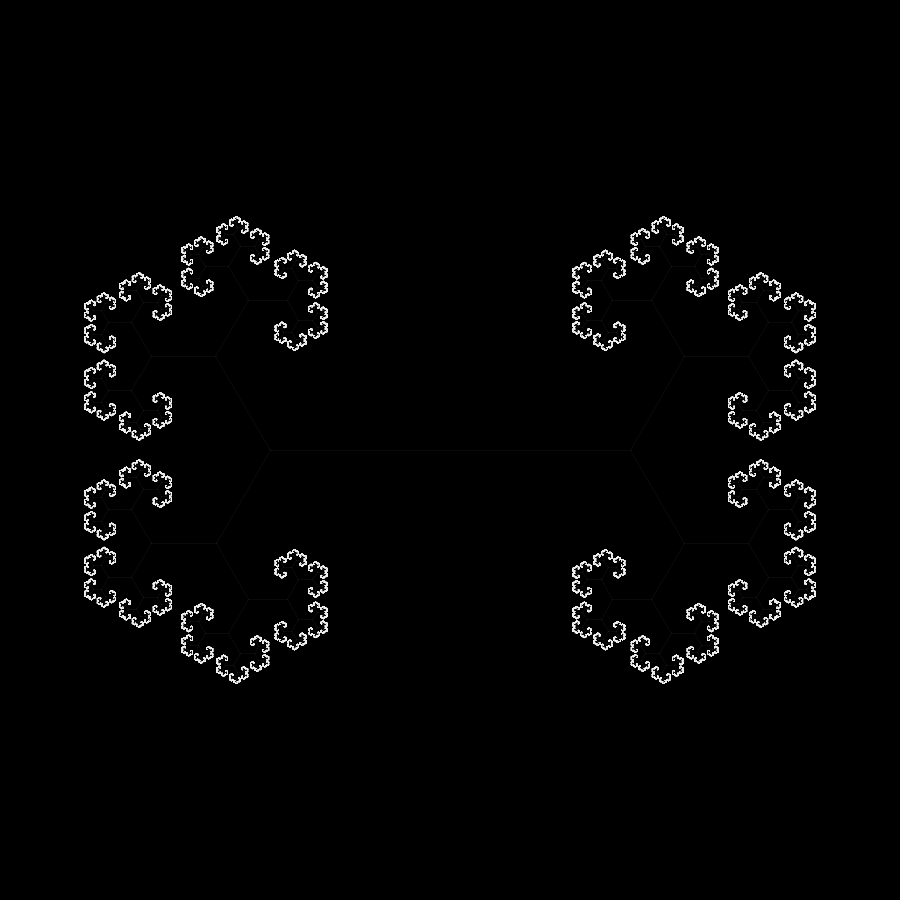
Frame 1 (no input)
Frame 60 (the mouse pressed at the canvas centre just before this capture): identical to frame 1, image omitted
Frame 120 (the mouse held since frame 60 and released just before this capture): identical to frame 1, image omitted

The Processing sketch that drew this single still picture (run headless with seeded random() and noise(); from frame 60 on, the mouse is pressed at the canvas centre):

// Processing sketch: fractal_02
// ── fractal_02.pde
// java version of the fractal root whorl
Whorl mainwhorl;

// the binary root that grows
class Root{
  float x,y,r,br,lim,a,ba;
  Root ltroot,rtroot;
  
  Root(float x,float y,float r,float br,float a,float ba,float lim){
    this.x=x;
    this.y=y;
    this.r=r;
    this.br=br;
    this.lim=lim;
    this.a=a;
    this.ba=ba;
    this.ltroot=null;
    this.rtroot=null;
  }
  
  void grow(){
    if(this.r<this.lim){
      return;
    }
    float x1=this.x+this.r*cos(this.a);
    float y1=this.y-this.r*sin(this.a);
    line(this.x,this.y,x1,y1);
    this.ltroot=new Root(x1,y1,this.br*this.r,this.br,this.a+this.ba,this.ba,this.lim);
    this.rtroot=new Root(x1,y1,this.br*this.r,this.br,this.a-this.ba,this.ba,this.lim);
    this.ltroot.grow();
    this.rtroot.grow();
  }
}

class Whorl{
  ArrayList<Root> roots;
  
  Whorl(float x,float y,float n,float di,float fr,float fa,float lim){
    this.roots=new ArrayList<Root>();
    float angle=2*PI/n;
    for(int i=0;i<n;i++){
      this.roots.add(new Root(x,y,di,fr,i*angle,fa,lim));
    }
  }
  
  void proliferate(){
    for(Root root : this.roots){
      root.grow();
    }
  }
}

void setup(){
  size(900,900);
  background(0);
  stroke(255,255,255,10);
  noFill();
  smooth();
  //mainwhorl=new Whorl(width/2,height/2,3,130,0.70,PI/3,0.24); // v0.1
  //mainwhorl=new Whorl(width/2,height/2,3,130,0.66,PI/3,0.10); // v0.2
  //mainwhorl=new Whorl(width/2,height/2,3,130,0.62,PI/3,0.05); // v0.3
  //mainwhorl=new Whorl(width/2,height/2,3,130,0.58,PI/3,0.03); // v0.4
  //mainwhorl=new Whorl(width/2,height/2,3,170,0.62,PI/3,0.01); // v0.5
  //mainwhorl=new Whorl(width/2,height/2,4,180,0.62,PI/3,0.01); // v0.6
  mainwhorl=new Whorl(width/2,height/2,2,180,0.60,PI/3,0.01); // v0.6
  mainwhorl.proliferate();
}

void draw(){}

String rndstr(int n){
  StringBuffer sb=new StringBuffer();
  for(int i=0;i<n;i++){
    char rc=(char)int(random(65,90.1));
    sb.append(rc);
  }
  return sb.toString();
}

void keyPressed(){
  if(key=='q'){
    println("bye!");
    exit();
  }else if(key=='s'){
    String fn="img/fractalroot_"+rndstr(8)+".png";
    println("saving to file: "+fn);
    save(fn);
  }
}
